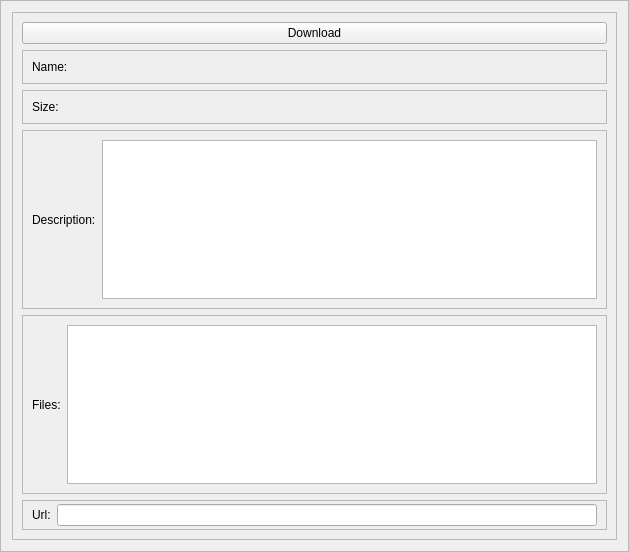
<?xml version="1.0" encoding="UTF-8"?>
<ui version="4.0">
 <class>Subtitle</class>
 <widget class="QFrame" name="Subtitle">
  <property name="geometry">
   <rect>
    <x>0</x>
    <y>0</y>
    <width>629</width>
    <height>552</height>
   </rect>
  </property>
  <property name="sizePolicy">
   <sizepolicy hsizetype="Preferred" vsizetype="Preferred">
    <horstretch>0</horstretch>
    <verstretch>0</verstretch>
   </sizepolicy>
  </property>
  <property name="maximumSize">
   <size>
    <width>2000</width>
    <height>600</height>
   </size>
  </property>
  <property name="windowTitle">
   <string>Frame</string>
  </property>
  <property name="frameShape">
   <enum>QFrame::StyledPanel</enum>
  </property>
  <property name="frameShadow">
   <enum>QFrame::Raised</enum>
  </property>
  <layout class="QHBoxLayout" name="horizontalLayout_3">
   <item>
    <widget class="QFrame" name="frame_3">
     <property name="maximumSize">
      <size>
       <width>16777215</width>
       <height>600</height>
      </size>
     </property>
     <property name="frameShape">
      <enum>QFrame::StyledPanel</enum>
     </property>
     <property name="frameShadow">
      <enum>QFrame::Raised</enum>
     </property>
     <layout class="QVBoxLayout" name="verticalLayout">
      <item>
       <widget class="QPushButton" name="downloadButton">
        <property name="text">
         <string>Download</string>
        </property>
       </widget>
      </item>
      <item>
       <widget class="QFrame" name="frame_9">
        <property name="maximumSize">
         <size>
          <width>16777215</width>
          <height>35</height>
         </size>
        </property>
        <property name="frameShape">
         <enum>QFrame::StyledPanel</enum>
        </property>
        <property name="frameShadow">
         <enum>QFrame::Raised</enum>
        </property>
        <layout class="QHBoxLayout" name="horizontalLayout_9">
         <item>
          <widget class="QLabel" name="label_7">
           <property name="text">
            <string>Name:</string>
           </property>
          </widget>
         </item>
         <item>
          <widget class="QLabel" name="nameLabel">
           <property name="text">
            <string/>
           </property>
          </widget>
         </item>
        </layout>
       </widget>
      </item>
      <item>
       <widget class="QFrame" name="frame_6">
        <property name="maximumSize">
         <size>
          <width>16777215</width>
          <height>35</height>
         </size>
        </property>
        <property name="frameShape">
         <enum>QFrame::StyledPanel</enum>
        </property>
        <property name="frameShadow">
         <enum>QFrame::Raised</enum>
        </property>
        <layout class="QHBoxLayout" name="horizontalLayout_6">
         <item>
          <widget class="QLabel" name="label_4">
           <property name="text">
            <string>Size:</string>
           </property>
          </widget>
         </item>
         <item>
          <widget class="QLabel" name="sizeLabel">
           <property name="text">
            <string/>
           </property>
          </widget>
         </item>
        </layout>
       </widget>
      </item>
      <item>
       <widget class="QFrame" name="frame_8">
        <property name="maximumSize">
         <size>
          <width>16777215</width>
          <height>200</height>
         </size>
        </property>
        <property name="frameShape">
         <enum>QFrame::StyledPanel</enum>
        </property>
        <property name="frameShadow">
         <enum>QFrame::Raised</enum>
        </property>
        <layout class="QHBoxLayout" name="horizontalLayout_8">
         <item>
          <widget class="QLabel" name="label_6">
           <property name="text">
            <string>Description:</string>
           </property>
          </widget>
         </item>
         <item>
          <widget class="QTextEdit" name="descriptionPlain"/>
         </item>
        </layout>
       </widget>
      </item>
      <item>
       <widget class="QFrame" name="frame_5">
        <property name="maximumSize">
         <size>
          <width>16777215</width>
          <height>200</height>
         </size>
        </property>
        <property name="frameShape">
         <enum>QFrame::StyledPanel</enum>
        </property>
        <property name="frameShadow">
         <enum>QFrame::Raised</enum>
        </property>
        <layout class="QHBoxLayout" name="horizontalLayout_5">
         <item>
          <widget class="QLabel" name="label_2">
           <property name="text">
            <string>Files:</string>
           </property>
          </widget>
         </item>
         <item>
          <widget class="QTextEdit" name="filesPlain"/>
         </item>
        </layout>
       </widget>
      </item>
      <item>
       <widget class="QFrame" name="urlFrame">
        <property name="maximumSize">
         <size>
          <width>16777215</width>
          <height>40</height>
         </size>
        </property>
        <property name="frameShape">
         <enum>QFrame::StyledPanel</enum>
        </property>
        <property name="frameShadow">
         <enum>QFrame::Raised</enum>
        </property>
        <layout class="QHBoxLayout" name="horizontalLayout_7">
         <property name="topMargin">
          <number>3</number>
         </property>
         <property name="bottomMargin">
          <number>3</number>
         </property>
         <item>
          <widget class="QLabel" name="label_5">
           <property name="text">
            <string>Url:</string>
           </property>
          </widget>
         </item>
         <item>
          <widget class="QLineEdit" name="urlEdit"/>
         </item>
        </layout>
       </widget>
      </item>
     </layout>
    </widget>
   </item>
  </layout>
 </widget>
 <resources/>
 <connections/>
</ui>
